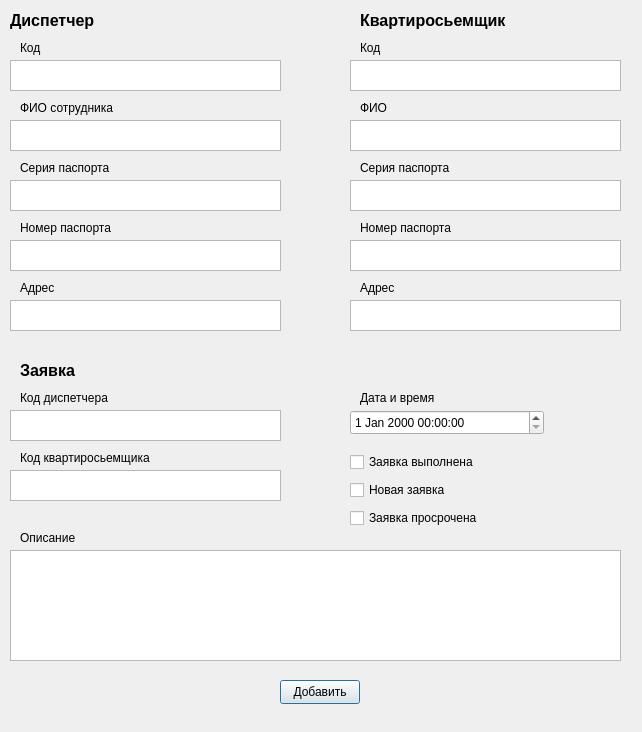
<?xml version="1.0" encoding="UTF-8"?>
<ui version="4.0">
 <class>AddData</class>
 <widget class="QDialog" name="AddData">
  <property name="geometry">
   <rect>
    <x>0</x>
    <y>0</y>
    <width>642</width>
    <height>732</height>
   </rect>
  </property>
  <property name="windowTitle">
   <string>Dialog</string>
  </property>
  <widget class="QLabel" name="label">
   <property name="geometry">
    <rect>
     <x>10</x>
     <y>0</y>
     <width>171</width>
     <height>41</height>
    </rect>
   </property>
   <property name="font">
    <font>
     <pointsize>12</pointsize>
     <bold>true</bold>
    </font>
   </property>
   <property name="text">
    <string>Диспетчер</string>
   </property>
  </widget>
  <widget class="QLabel" name="label_2">
   <property name="geometry">
    <rect>
     <x>360</x>
     <y>0</y>
     <width>171</width>
     <height>41</height>
    </rect>
   </property>
   <property name="font">
    <font>
     <pointsize>12</pointsize>
     <bold>true</bold>
    </font>
   </property>
   <property name="text">
    <string>Квартиросьемщик</string>
   </property>
  </widget>
  <widget class="QPlainTextEdit" name="codeTextEdit">
   <property name="geometry">
    <rect>
     <x>10</x>
     <y>60</y>
     <width>271</width>
     <height>31</height>
    </rect>
   </property>
  </widget>
  <widget class="QLabel" name="label_3">
   <property name="geometry">
    <rect>
     <x>20</x>
     <y>40</y>
     <width>131</width>
     <height>16</height>
    </rect>
   </property>
   <property name="text">
    <string>Код</string>
   </property>
  </widget>
  <widget class="QLabel" name="label_4">
   <property name="geometry">
    <rect>
     <x>20</x>
     <y>100</y>
     <width>131</width>
     <height>16</height>
    </rect>
   </property>
   <property name="text">
    <string>ФИО сотрудника</string>
   </property>
  </widget>
  <widget class="QPlainTextEdit" name="fullNameTextEdit">
   <property name="geometry">
    <rect>
     <x>10</x>
     <y>120</y>
     <width>271</width>
     <height>31</height>
    </rect>
   </property>
  </widget>
  <widget class="QPlainTextEdit" name="codePasportTextEdit">
   <property name="geometry">
    <rect>
     <x>10</x>
     <y>180</y>
     <width>271</width>
     <height>31</height>
    </rect>
   </property>
  </widget>
  <widget class="QLabel" name="label_5">
   <property name="geometry">
    <rect>
     <x>20</x>
     <y>160</y>
     <width>131</width>
     <height>16</height>
    </rect>
   </property>
   <property name="text">
    <string>Серия паспорта</string>
   </property>
  </widget>
  <widget class="QPlainTextEdit" name="numbetPasportTextEdit_2">
   <property name="geometry">
    <rect>
     <x>10</x>
     <y>240</y>
     <width>271</width>
     <height>31</height>
    </rect>
   </property>
  </widget>
  <widget class="QLabel" name="label_6">
   <property name="geometry">
    <rect>
     <x>20</x>
     <y>220</y>
     <width>131</width>
     <height>16</height>
    </rect>
   </property>
   <property name="text">
    <string>Номер паспорта</string>
   </property>
  </widget>
  <widget class="QPlainTextEdit" name="addressTextEdit">
   <property name="geometry">
    <rect>
     <x>10</x>
     <y>300</y>
     <width>271</width>
     <height>31</height>
    </rect>
   </property>
  </widget>
  <widget class="QLabel" name="label_7">
   <property name="geometry">
    <rect>
     <x>20</x>
     <y>280</y>
     <width>131</width>
     <height>16</height>
    </rect>
   </property>
   <property name="text">
    <string>Адрес</string>
   </property>
  </widget>
  <widget class="QLabel" name="label_8">
   <property name="geometry">
    <rect>
     <x>360</x>
     <y>40</y>
     <width>131</width>
     <height>16</height>
    </rect>
   </property>
   <property name="text">
    <string>Код</string>
   </property>
  </widget>
  <widget class="QPlainTextEdit" name="numbetPasportFlutTextEdit">
   <property name="geometry">
    <rect>
     <x>350</x>
     <y>240</y>
     <width>271</width>
     <height>31</height>
    </rect>
   </property>
  </widget>
  <widget class="QLabel" name="label_9">
   <property name="geometry">
    <rect>
     <x>360</x>
     <y>280</y>
     <width>131</width>
     <height>16</height>
    </rect>
   </property>
   <property name="text">
    <string>Адрес</string>
   </property>
  </widget>
  <widget class="QLabel" name="label_10">
   <property name="geometry">
    <rect>
     <x>360</x>
     <y>220</y>
     <width>131</width>
     <height>16</height>
    </rect>
   </property>
   <property name="text">
    <string>Номер паспорта</string>
   </property>
  </widget>
  <widget class="QLabel" name="label_11">
   <property name="geometry">
    <rect>
     <x>360</x>
     <y>160</y>
     <width>131</width>
     <height>16</height>
    </rect>
   </property>
   <property name="text">
    <string>Серия паспорта</string>
   </property>
  </widget>
  <widget class="QPlainTextEdit" name="addressFlutTextEdit">
   <property name="geometry">
    <rect>
     <x>350</x>
     <y>300</y>
     <width>271</width>
     <height>31</height>
    </rect>
   </property>
  </widget>
  <widget class="QPlainTextEdit" name="codeFlutTextEdit">
   <property name="geometry">
    <rect>
     <x>350</x>
     <y>60</y>
     <width>271</width>
     <height>31</height>
    </rect>
   </property>
  </widget>
  <widget class="QLabel" name="label_12">
   <property name="geometry">
    <rect>
     <x>360</x>
     <y>100</y>
     <width>131</width>
     <height>16</height>
    </rect>
   </property>
   <property name="text">
    <string>ФИО </string>
   </property>
  </widget>
  <widget class="QPlainTextEdit" name="fullNameFlutTextEdit">
   <property name="geometry">
    <rect>
     <x>350</x>
     <y>120</y>
     <width>271</width>
     <height>31</height>
    </rect>
   </property>
  </widget>
  <widget class="QPlainTextEdit" name="codePasportFlutTextEdit">
   <property name="geometry">
    <rect>
     <x>350</x>
     <y>180</y>
     <width>271</width>
     <height>31</height>
    </rect>
   </property>
  </widget>
  <widget class="QLabel" name="label_13">
   <property name="geometry">
    <rect>
     <x>20</x>
     <y>390</y>
     <width>131</width>
     <height>16</height>
    </rect>
   </property>
   <property name="text">
    <string>Код диспетчера</string>
   </property>
  </widget>
  <widget class="QPlainTextEdit" name="codeDispAppTextEdit">
   <property name="geometry">
    <rect>
     <x>10</x>
     <y>410</y>
     <width>271</width>
     <height>31</height>
    </rect>
   </property>
  </widget>
  <widget class="QLabel" name="label_14">
   <property name="geometry">
    <rect>
     <x>20</x>
     <y>350</y>
     <width>171</width>
     <height>41</height>
    </rect>
   </property>
   <property name="font">
    <font>
     <pointsize>12</pointsize>
     <bold>true</bold>
    </font>
   </property>
   <property name="text">
    <string>Заявка</string>
   </property>
  </widget>
  <widget class="QLabel" name="label_15">
   <property name="geometry">
    <rect>
     <x>20</x>
     <y>450</y>
     <width>131</width>
     <height>16</height>
    </rect>
   </property>
   <property name="text">
    <string>Код квартиросьемщика</string>
   </property>
  </widget>
  <widget class="QPlainTextEdit" name="codeFlutAppTextEdit">
   <property name="geometry">
    <rect>
     <x>10</x>
     <y>470</y>
     <width>271</width>
     <height>31</height>
    </rect>
   </property>
  </widget>
  <widget class="QDateTimeEdit" name="dateTimeAppEdit">
   <property name="geometry">
    <rect>
     <x>350</x>
     <y>410</y>
     <width>194</width>
     <height>25</height>
    </rect>
   </property>
  </widget>
  <widget class="QLabel" name="label_16">
   <property name="geometry">
    <rect>
     <x>360</x>
     <y>390</y>
     <width>131</width>
     <height>16</height>
    </rect>
   </property>
   <property name="text">
    <string>Дата и время</string>
   </property>
  </widget>
  <widget class="QPlainTextEdit" name="commentTextEdit">
   <property name="geometry">
    <rect>
     <x>10</x>
     <y>550</y>
     <width>611</width>
     <height>111</height>
    </rect>
   </property>
  </widget>
  <widget class="QLabel" name="label_17">
   <property name="geometry">
    <rect>
     <x>20</x>
     <y>530</y>
     <width>131</width>
     <height>16</height>
    </rect>
   </property>
   <property name="text">
    <string>Описание</string>
   </property>
  </widget>
  <widget class="QPushButton" name="saveAppBut">
   <property name="geometry">
    <rect>
     <x>280</x>
     <y>680</y>
     <width>80</width>
     <height>24</height>
    </rect>
   </property>
   <property name="text">
    <string>Добавить</string>
   </property>
  </widget>
  <widget class="QWidget" name="">
   <property name="geometry">
    <rect>
     <x>350</x>
     <y>450</y>
     <width>134</width>
     <height>80</height>
    </rect>
   </property>
   <layout class="QVBoxLayout" name="verticalLayout">
    <item>
     <widget class="QCheckBox" name="successStatusBox">
      <property name="text">
       <string>Заявка выполнена</string>
      </property>
     </widget>
    </item>
    <item>
     <widget class="QCheckBox" name="newStatusBox">
      <property name="text">
       <string>Новая заявка</string>
      </property>
     </widget>
    </item>
    <item>
     <widget class="QCheckBox" name="rejectStatusBox">
      <property name="text">
       <string>Заявка просрочена</string>
      </property>
     </widget>
    </item>
   </layout>
  </widget>
 </widget>
 <resources/>
 <connections/>
</ui>
